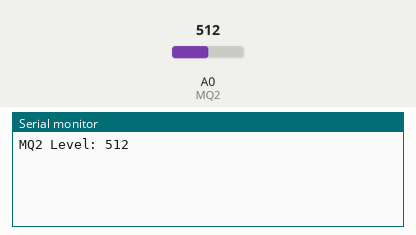
This sketch was run on a simulated ESP8266 (NodeMCU). On the bench: the last lines printed to the serial monitor. The test bench sets the inputs (shaded band); at power-on: A0 (MQ2) = 512. WiFi joins after 1.5 s; servers stay silent unless stated.

Above: at 5.0 s.
5.1 s: A0 (MQ2) set to 716
At 6.4 s:
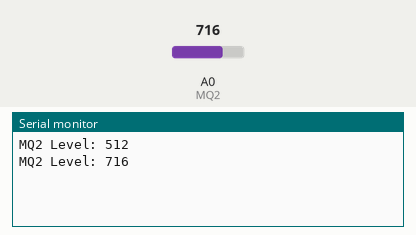
6.6 s: A0 (MQ2) set to 900
At 7.6 s:
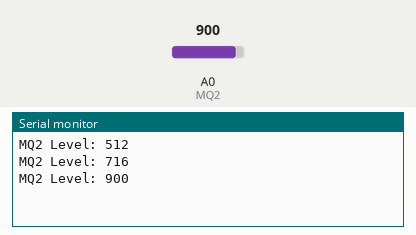
Timing chart, 0 to 9.6 s (numbered marks = the images above; inputs shaded):
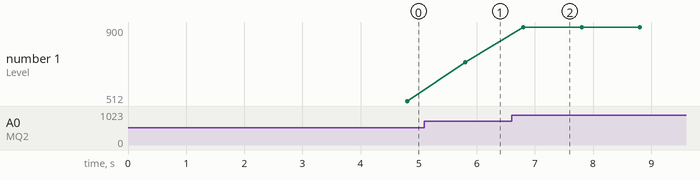

The sketch:

anagolRead.ino
```cpp
#define BLYNK_TEMPLATE_ID "TMPL6fRtIGAN9"
#define BLYNK_TEMPLATE_NAME "Smart Lab"
#define BLYNK_AUTH_TOKEN "TFGadnsFDoRvALViBCAnHiJLrfe-4aIA"

#define BLYNK_PRINT Serial
#include <ESP8266WiFi.h>
#include <BlynkSimpleEsp8266.h>

char auth[] = BLYNK_AUTH_TOKEN;
char ssid[] = "Wifi Name"; // Change your Wifi/ Hotspot Name
char pass[] = "Wifi Password"; // Change your Wifi/ Hotspot Password

BlynkTimer timer;

#define MQ2 A0

int MQ2_Val = 0;


void setup() //Setup function - only function that is run in deep sleep mode
{
  Serial.begin(9600); //Start the serial output at 115,200 baud


  Blynk.begin(auth, ssid, pass);//Splash screen delay
  delay(2000);
  timer.setInterval(1000L, mySensor);
}

void loop() //Loop function
{
  Blynk.run();
  timer.run();
}

void mySensor()
{
  MQ2_Val = analogRead(MQ2);


  Blynk.virtualWrite(V0, MQ2_Val);

  Serial.print("MQ2 Level: ");
  Serial.println(MQ2_Val);

}
```

Measured:
- after the input at 5.1 s, the serial monitor: prints a new line after 0.70 s (image 1)
- after the input at 6.6 s, the serial monitor: prints a new line after 0.20 s (image 2)
- plotted number 1: 512 → 716 after the input at 5.1 s, 716 → 900 after the input at 6.6 s
